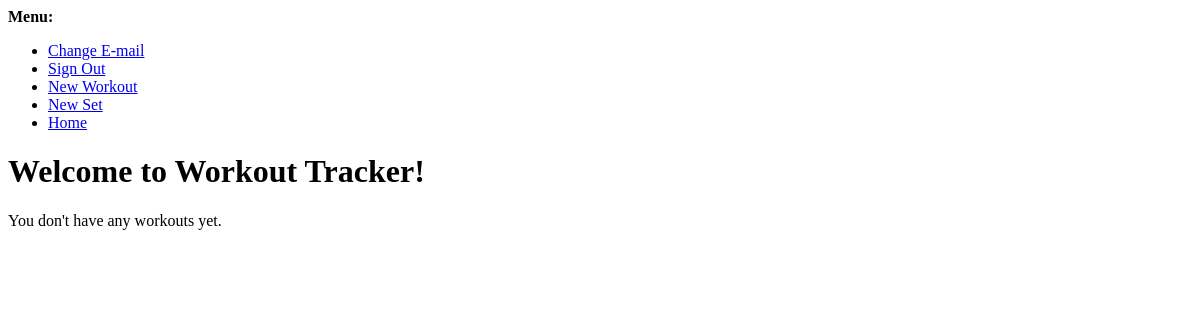
Before: / (signed in) with the older database file.
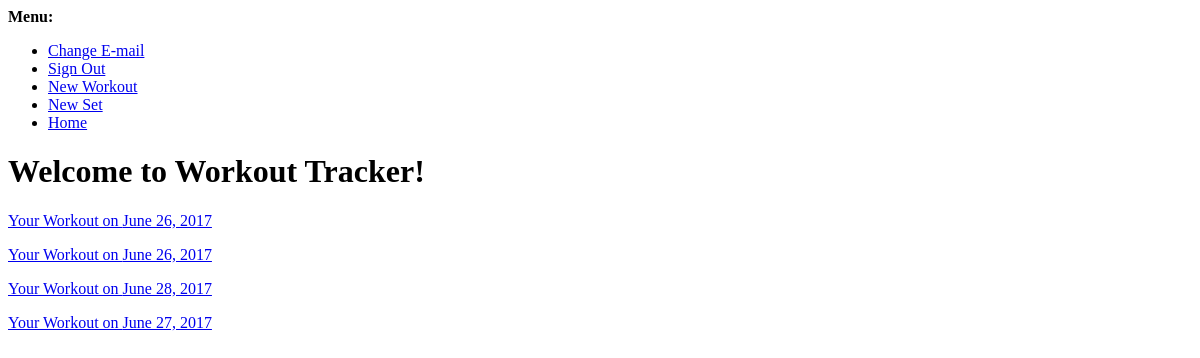
After: the same page with the newer database file.
### Fitness/models.py (models this page shows, shortened)
class Workout(models.Model):
	date = models.DateField(default=timezone.now)
	user = models.ForeignKey(User)
	notes = models.TextField(null=True, blank=True)

### Fitness/views.py (the view)
# urls.py: url(r'^$', home, name='home'),
def home(request):
	if not request.user.is_authenticated:
		return redirect(reverse('account_login'))
	context = {
		'workouts': Workout.objects.filter(user=request.user),
	}
	return render(request, 'home.html', context)

### Fitness/templates/home.html
{% extends 'base.html' %}
	{% block content %}
		<h1>Welcome to Workout Tracker!</h1>
		<div>
			{% for workout in workouts %}
			 <p><a href="{% url 'single_workout' workout_id=workout.id %}">Your Workout on {{workout.date}}</a></p>
			 {% empty %}
			 <p>You don't have any workouts yet.</p>
			 {% endfor %}
		</div>
	{% endblock content %}

### Fitness/templates/base.html (shortened to what this page needs)
<!DOCTYPE html>
<html>
<head>
</head>
<body>
{% block body %}
  <div>
    <strong>Menu:</strong>
    <ul>
      {% if user.is_authenticated %}
        <li><a href="{% url 'account_email' %}">Change E-mail</a></li>
        <li><a href="{% url 'account_logout' %}">Sign Out</a></li>
        <li><a href="{% url 'workout_form' %}">New Workout</a></li>
        <li><a href="{% url 'workout_set_submit' %}">New Set</a></li>
        <li><a href="{% url 'home' %}">Home</a></li>
      {% else %}
        <li><a href="{% url 'account_login' %}">Sign In</a></li>
        <li><a href="{% url 'account_signup' %}">Sign Up</a></li>
      {% endif %}
    </ul>
  </div>
  {% block content %}{% endblock %}
{% endblock %}
</body>
</html>

Changed rows visible on the page:
added Workout: date "June 26, 2017"
added Workout: date "June 26, 2017"
added Workout: date "June 28, 2017"
added Workout: date "June 27, 2017"
Other visible differences:
text no longer shown: "You don't have any workouts yet."
